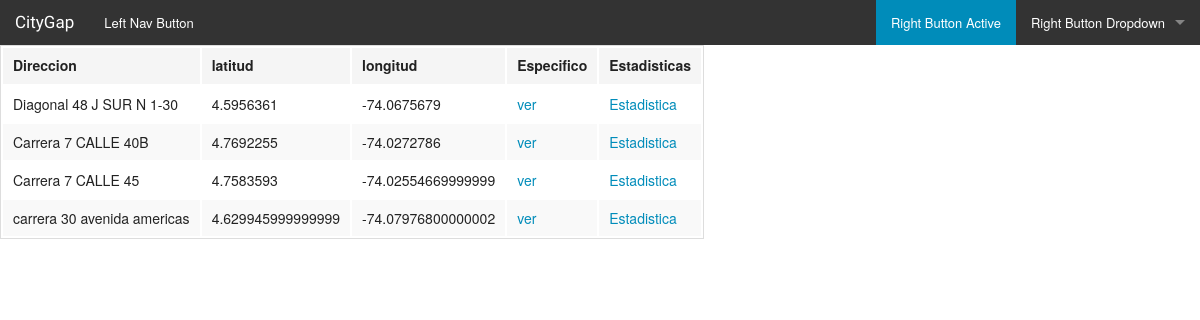
The app's page /lista_notificacion/, older data.
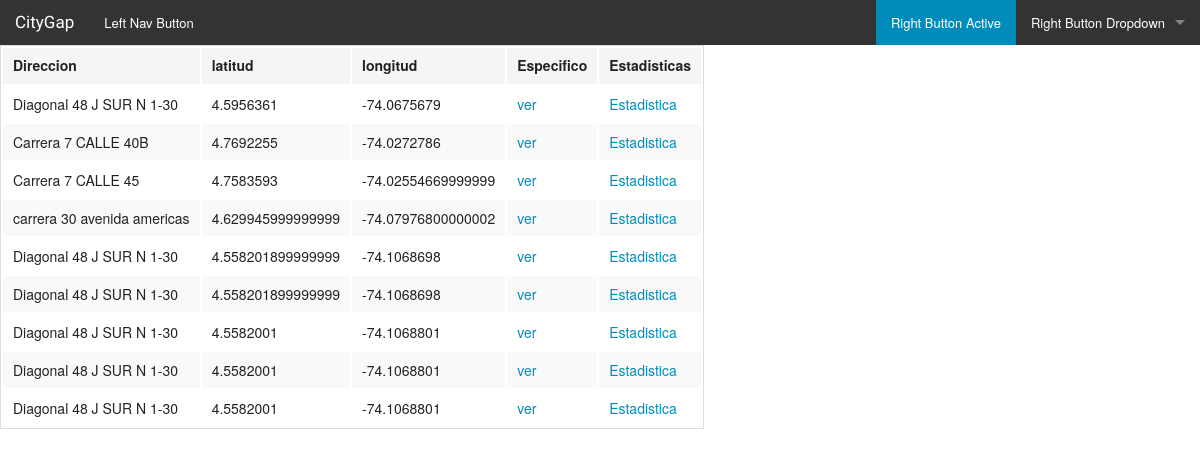
The same page, newer data.
### core/models.py (models this page shows)
class Hueco(models.Model):
    direccion = models.CharField(max_length=200)
    latitud = models.FloatField(default=0.0)
    longitud = models.FloatField(default=0.0)
    foto = models.ImageField(upload_to = 'static/image_user/')

### core/views.py (the view)
# urls.py: url(r'^lista_notificacion/$', views.lista_notificacion, name="lista_notificacion"),
def lista_notificacion(request):
    lista = Hueco.objects.all()
    contexto = { "title":"BogoGIS-Notificacion", "lista":lista }
    return render(request, 'lista_notificacion.html', contexto)

### core/templates/lista_notificacion.html
{% extends 'base.html' %}
{% block contenido %}
<table class="table table-striped">
	<thead>
		<tr>
			<td>Direccion</td>
			<td>latitud</td>
			<td>longitud</td>
			<td>Especifico</td>
			<td>Estadisticas</td>
		</tr>
	</thead>
	{% for notificacion in lista %}
		<tr>
			<td>{{ notificacion.direccion }}</td>
			<td>{{ notificacion.latitud }}</td>
			<td>{{ notificacion.longitud }}</td>
			<td> <a href="{% url 'core:especifico_notificacion' %}?identificador={{ notificacion.id }}">ver</a> </td>
			<td> <a href="{% url 'core:estadisticas_hueco' %}?identificador={{ notificacion.id }}">Estadistica</a> </td>
		</tr>
	{% endfor %}
</table>
{% endblock %}

### core/templates/base.html (shortened to what this page needs)
{% load staticfiles %}
<!DOCTYPE html>
<html>
<head>
	<link rel="stylesheet" type="text/css" href="{% static 'css/app.css' %}">
</head>
<body>
	<nav class="top-bar" data-topbar role="navigation">
	  <ul class="title-area">
	    <li class="name">
	      <h1><a href="#">CityGap</a></h1>
	    </li>
	  </ul>
	  <section class="top-bar-section">
	    <ul class="right">
	      <li class="active"><a href="#">Right Button Active</a></li>
	      <li class="has-dropdown">
	        <a href="#">Right Button Dropdown</a>
	      </li>
	    </ul>
	    <ul class="left">
	      <li><a href="#">Left Nav Button</a></li>
	    </ul>
	  </section>
	</nav>
	<div class="container">
		{% block contenido %}
		{% endblock %}
	</div>
</body>
</html>

Row changes from the older to the newer data that the page shows:
added Hueco: direccion "Diagonal 48 J SUR N 1-30", latitud "4.558201899999999", longitud "-74.1068698"
added Hueco: direccion "Diagonal 48 J SUR N 1-30", latitud "4.558201899999999", longitud "-74.1068698"
added Hueco: direccion "Diagonal 48 J SUR N 1-30", latitud "4.5582001", longitud "-74.1068801"
added Hueco: direccion "Diagonal 48 J SUR N 1-30", latitud "4.5582001", longitud "-74.1068801"
added Hueco: direccion "Diagonal 48 J SUR N 1-30", latitud "4.5582001", longitud "-74.1068801"
